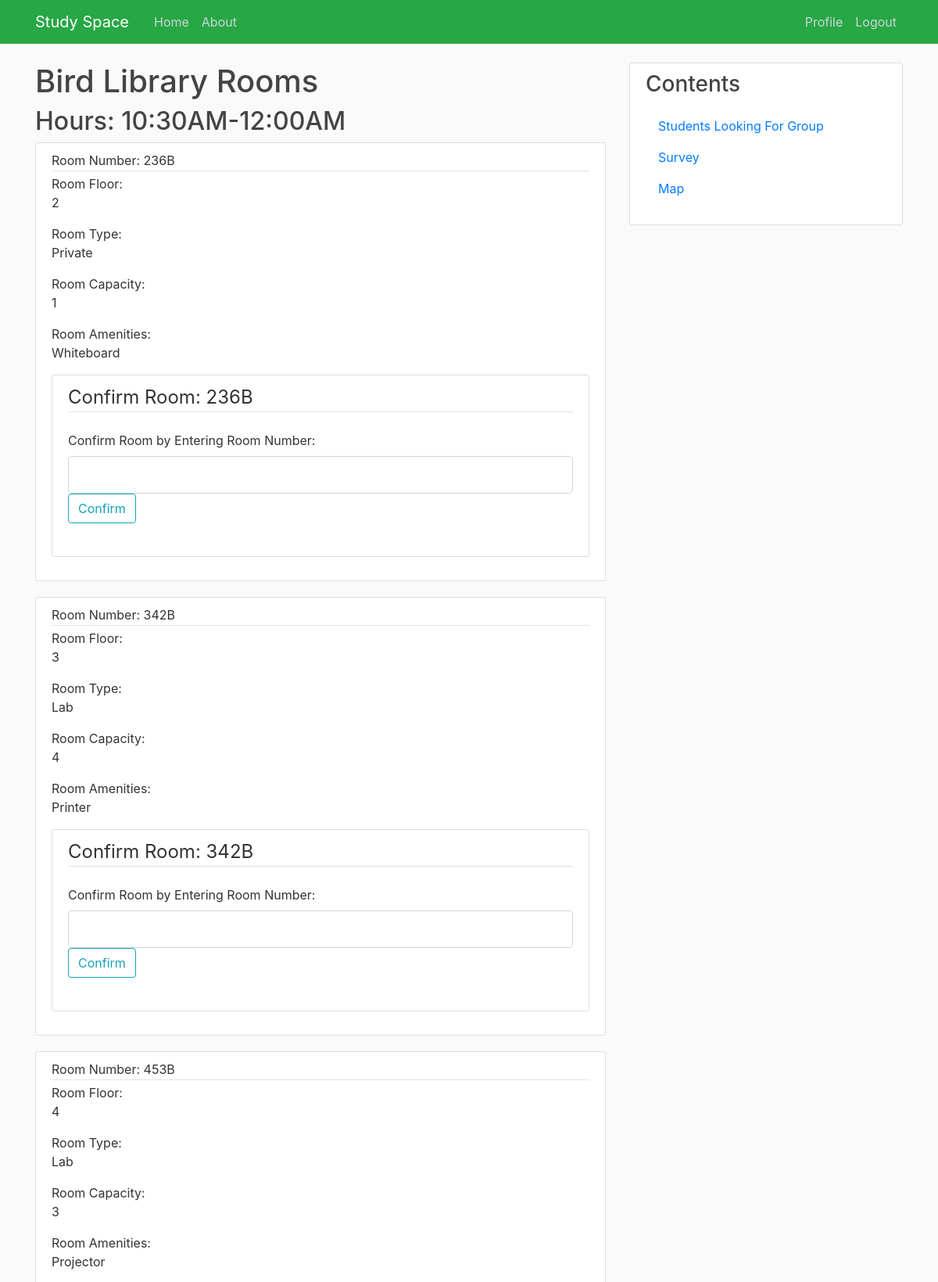
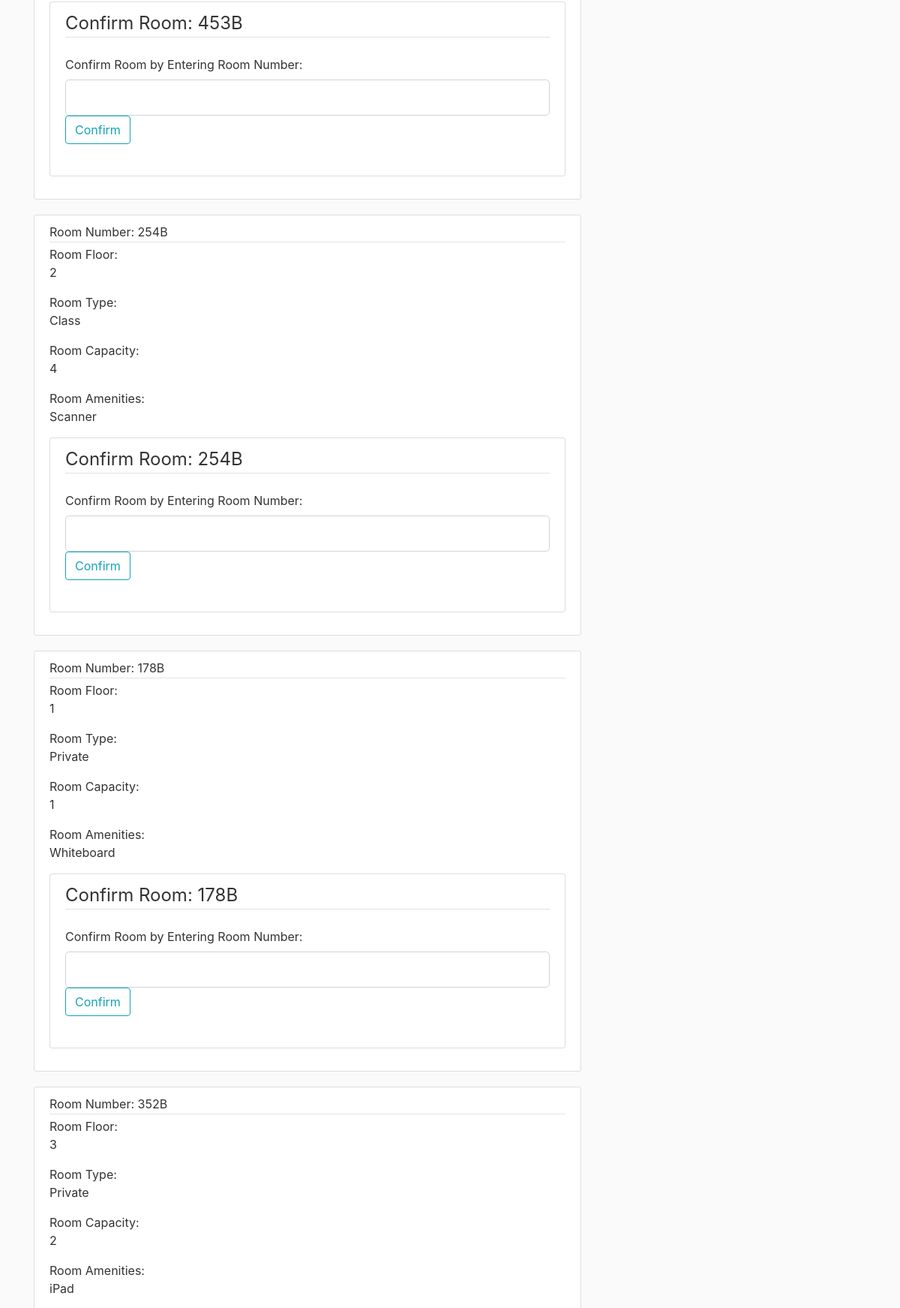
The app's page /birdLibrary (signed in, upper part) with its own data (2 pictures, top to bottom).
### studyspace/database.py (models this page shows, shortened)
class Room(db.Model):
    id = db.Column(db.Integer, primary_key=True)
    building_id = db.Column(db.Integer, db.ForeignKey('building.id'), nullable=False)
    amenities_id = db.Column(db.Integer, db.ForeignKey('amenities.id'), nullable=False)
    name = db.Column(db.String(10), unique=True, nullable=False)
    floor = db.Column(db.String(10), nullable=False)
    roomType = db.Column(db.String(20), nullable=False)
    capacity = db.Column(db.Integer, nullable=False)
    reservation = db.relationship('Reservation', backref='reservationRoom', lazy=True)

class Amenities(db.Model):
    id = db.Column(db.Integer, primary_key=True)
    name = db.Column(db.String(30), nullable=False)
    amenityType = db.Column(db.String(40), nullable=False)
    room = db.relationship('Room', backref='roomAmenities', lazy=True)

### studyspace/routes.py (the view)
@app.route("/birdLibrary", methods=['GET', 'POST'])
@login_required
def birdLibrary():
    form = BuildingForm()
    rooms = Room.query.filter_by(building_id='2').all()
    amens = Amenities.query.all()
    if form.validate_on_submit():
        reservation = Reservation(room_id=form.confirm.data, group_id=0, building_id=2, user_id=current_user.id, totalHours=2)
        db.session.add(reservation)
        db.session.commit()
        return redirect(url_for('confirmation'))
    return render_template('birdLibrary.html', title='Bird Library', form=form, rooms=rooms, amens=amens)

### studyspace/forms.py (shortened to what this page needs)
class BuildingForm(FlaskForm):
    name = StringField('Room Name: ')
    amenities = StringField('Amenities: ')
    floor = StringField('Floor: ')
    roomType = StringField('Room Type: ')
    capacity = StringField('Room Capacity: ')
    confirm = StringField('Confirm Room by Entering Room Number: ',
                            validators=[DataRequired()])
    confirmButton = SubmitField('Confirm')

### studyspace/database.py (called while the page is built)
@login_manager.user_loader
def load_user(user_id):
    return User.query.get(int(user_id))

### studyspace/templates/birdLibrary.html (shortened to what this page needs)
{% extends "layout.html" %}
{% block content %}
<h1>Bird Library Rooms</h1>
<h2>Hours: 10:30AM-12:00AM</h2>
{% for room in rooms %}
<article class="media content-section">
    <div class="media-body">
      <div class="article-metadata">
        Room Number: <a class="mr-2">{{ room.name }}</a>
      </div>
      Room Floor: <p class="article-content">{{ room.floor }}</p>
      Room Type: <p class="article-content">{{ room.roomType }}</p>
      Room Capacity: <p class="article-content">{{ room.capacity }}</p>
      Room Amenities: <p class="article-content">{{ room.roomAmenities.name}}</p>
      <div class="content-section">
        <form method="POST" action="">
          <fieldset class="form-group">
              <legend class="border-bottom mb-4">Confirm Room: <a class="mr-2">{{ room.name }}</a></legend>
              <div class="form-group">
                  {{ form.confirm.label(class="form-control-label") }}
                  {% if form.confirm.errors %}
                      {{ form.confirm(class="form-control form-control-lg is-invalid") }}
                      <div class="invalid-feedback">
                          {% for error in form.confirm.errors %}
                              <span>{{ error }}</span>
                          {% endfor %}
                      </div>
                  {% else %}
                      {{ form.confirm(class="form-control form-control-lg") }}
                      <div class="form-group">
                        {{ form.confirmButton(class="btn btn-outline-info") }}
                      </div>
                  {% endif %}
              </div>
          </fieldset>
        </form>
      </div>
  </article>
{% endfor %}
{% endblock content %}

### studyspace/static/main.css (style rules this page uses)
body { background: #fafafa; color: #333333; margin-top: 5rem; }
h1, h2, h3, h4, h5, h6 { color: #444444; }
.content-section { background: #ffffff; padding: 10px 20px; border: 1px solid #dddddd; border-radius: 3px; margin-bottom: 20px; }
.article-content { white-space: pre-line; }
.article-metadata { padding-bottom: 1px; margin-bottom: 4px; border-bottom: 1px solid #e3e3e3 }

### records on screen
Room: name "236B", floor "2", roomType "Private", capacity "1", roomAmenities.name "Whiteboard", confirm.label "Confirm Room by Entering Room Number:"
Room: name "342B", floor "3", roomType "Lab", capacity "4", roomAmenities.name "Printer", confirm.label "Confirm Room by Entering Room Number:"
Room: name "453B", floor "4", roomType "Lab", capacity "3", roomAmenities.name "Projector", confirm.label "Confirm Room by Entering Room Number:"
Room: name "254B", floor "2", roomType "Class", capacity "4", roomAmenities.name "Scanner", confirm.label "Confirm Room by Entering Room Number:"
Room: name "178B", floor "1", roomType "Private", capacity "1", roomAmenities.name "Whiteboard", confirm.label "Confirm Room by Entering Room Number:"
Room: name "352B", floor "3", roomType "Private", capacity "2", roomAmenities.name "iPad"
